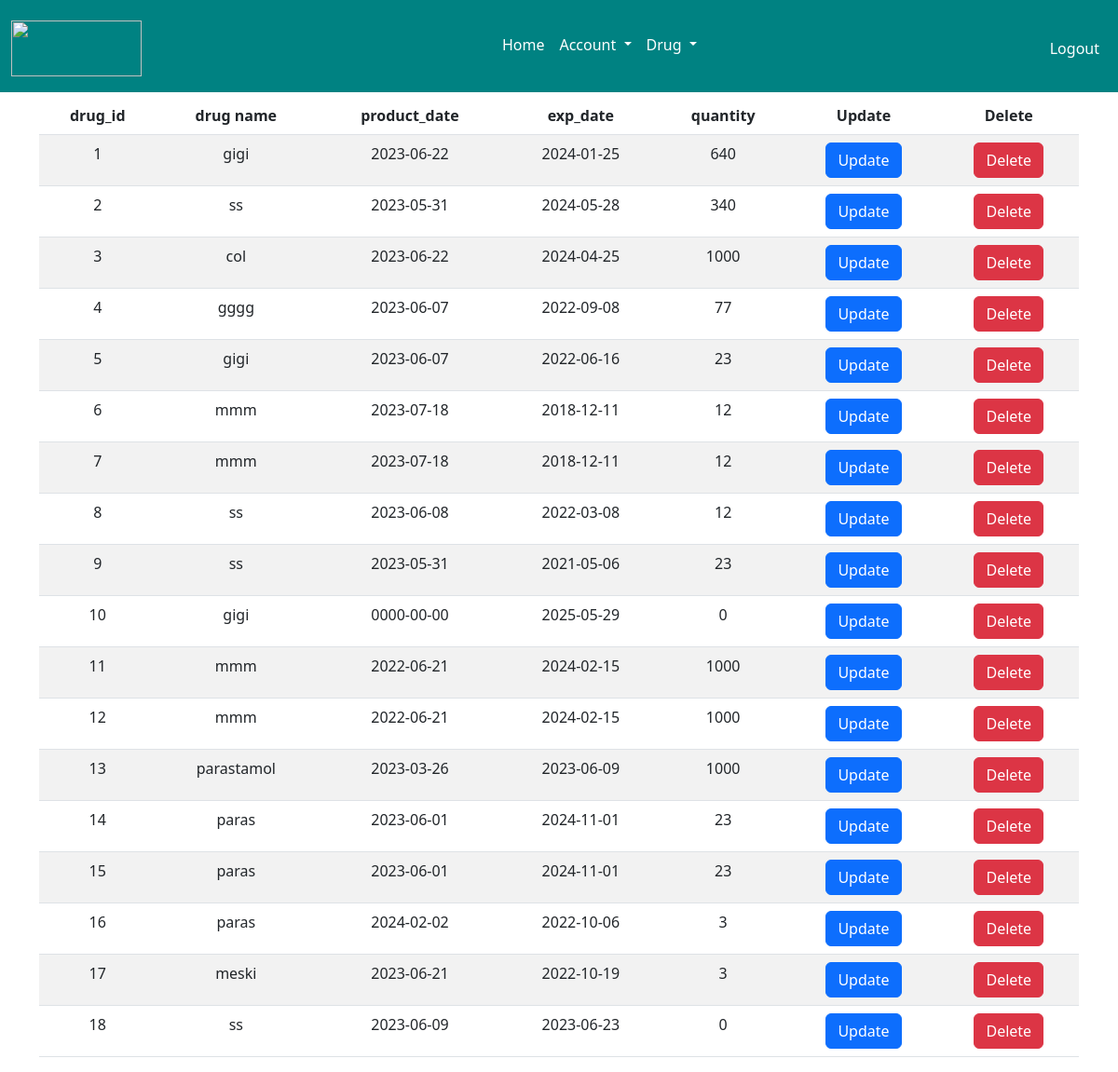
Page /Adminpage/drugindex.php (signed in) on the committed database.
### tables this page shows
CREATE TABLE `drug_register` (
  `drug_id` int(20) NOT NULL,
  `user_id` int(50) NOT NULL,
  `drug_name` varchar(50) NOT NULL,
  `product_date` date NOT NULL,
  `exp_date` date NOT NULL,
  `quantity` int(50) NOT NULL,
  `requested_quantity` int(50) NOT NULL,
  `new_quantity` int(66) NOT NULL,
  `date` datetime NOT NULL DEFAULT current_timestamp() ON UPDATE current_timestamp()
);

### Adminpage/drugfunction.php (called while the page is built, shortened)
<?php
include('adminheader.php');
?>
<?php
class DB_con
{
function __construct()
{
$conn = mysqli_connect("localhost","root","","new_db");
$this->dbh=$conn;
}
public function fetchdata()
	{
	$result=mysqli_query($this->dbh,"select * from drug_register");
	return $result;
	}
}
?>

### Adminpage/drugindex.php (the view, shortened to what this page needs)
<?php
include('adminheader.php');
?>
<?php
require_once'drugfunction.php';
?>
<!DOCTYPE html>
<html lang="en">
<head>
        <link rel="stylesheet" href="bootstrap/css/bootstrap.min.css">
</head>
<body>
<?php include('adminheader.php')?>
<div class="container">
<div class="row" style="margin-top:5%; text-align: center;">
<div class="col-md-12 ">
<div class="table-responsive mt-5">
<table id="mytable" class="table table-bordred table-striped">
<thead>
<th>drug_id</th>
<th>drug name</th>
<th>product_date</th>
<th>exp_date</th>
<th>quantity</th>
<th>Update</th>
<th>Delete</th>
</thead>
<tbody>
 <?php
 $fetchdata=new DB_con();
  $sql=$fetchdata->fetchdata();
  $cnt=1;
  while($row=mysqli_fetch_array($sql))
  {
  ?>
    <tr>
    <td><?php echo htmlentities($cnt);?></td>
    <td><?php echo htmlentities($row['drug_name']);?></td>
    <td><?php echo htmlentities($row['product_date']);?></td>
    <td><?php echo htmlentities($row['exp_date']);?></td>
    <td><?php echo htmlentities($row['quantity']);?></td>
 <td><a href="drugupdate.php?id=<?php echo htmlentities($row['drug_id']);?>"><button class="btn btn-primary btn-xs"><span class="glyphicon glyphicon-pencil"></span>Update</button></a></td>
 <td><a href="drugindex.php?del=<?php echo htmlentities($row['drug_id']);?>"><button class="btn btn-danger btn-xs" onClick="return confirm('Do you really want to delete');"><span class="glyphicon glyphicon-trash"></span>Delete</button></a></td>
    </tr>
<?php
$cnt++;
} ?>
</tbody>
</table>
</div>
</div>
</div>
</div>
</body>
</html>

### Adminpage/adminheader.php (shortened to what this page needs)
<!doctype html>
<html lang="en">
  <head>
    <link rel="stylesheet" href="../bootstrap/css/bootstrap.min.css">
    <link rel="stylesheet" href="style.css">
  </head>
  <body>
    <div class="container-fluid">
      <div class="row">
      <nav class="navbar fixed-top navbar-expand-lg navbar-light" style="background-color: #008282;" >
  <div class="container-fluid mt-2 mb-1">
   <a class="navbar-brand" style="color: white; " href="#">
      <img src="../image/logo33.png" alt="" width="140" height="60" class="d-inline-block align-text-top">
    </a>
    <div class="collapse navbar-collapse" id="navbarSupportedContent">
      <ul class="navbar-nav mx-auto mb-2 ">
        <li class="nav-item">
<a class="nav-link active" aria-current="page" href="admin.php" style="color: white;">Home</a>
 </li>
 <li class="nav-item dropdown">
          <a class="nav-link dropdown-toggle" href="#" id="navbarDropdown" role="button" data-bs-toggle="dropdown" aria-expanded="false" style="color:white;">
            Account
          </a>
        </li>
    <li class="nav-item dropdown">
          <a class="nav-link dropdown-toggle " href="#" id="navbarDropdown" role="button" data-bs-toggle="dropdown" aria-expanded="false" style="color:white;" >
            Drug
          </a>
        </li>
      </ul>
      <ul class="navbar-nav mr-auto mb-2 mb-lg-0">
            <li class="nav-item">
          <a class="nav-link active" aria-current="page" href="logout.php" style="color: white">Logout</a>
        </li>
        </ul>
    </div>
  </div>
</nav>
</div>
</div>
</body>
</html>

### rows in the picture
drug_register: drug_name "gigi", product_date "2023-06-22", exp_date "2024-01-25", quantity "640"
drug_register: drug_name "ss", product_date "2023-05-31", exp_date "2024-05-28", quantity "340"
drug_register: drug_name "col", product_date "2023-06-22", exp_date "2024-04-25", quantity "1000"
drug_register: drug_name "gggg", product_date "2023-06-07", exp_date "2022-09-08", quantity "77"
drug_register: drug_name "gigi", product_date "2023-06-07", exp_date "2022-06-16", quantity "23"
drug_register: drug_name "mmm", product_date "2023-07-18", exp_date "2018-12-11", quantity "12"
drug_register: drug_name "mmm", product_date "2023-07-18", exp_date "2018-12-11", quantity "12"
drug_register: drug_name "ss", product_date "2023-06-08", exp_date "2022-03-08", quantity "12"
drug_register: drug_name "ss", product_date "2023-05-31", exp_date "2021-05-06", quantity "23"
drug_register: drug_name "gigi", product_date "0000-00-00", exp_date "2025-05-29", quantity "0"
drug_register: drug_name "mmm", product_date "2022-06-21", exp_date "2024-02-15", quantity "1000"
drug_register: drug_name "mmm", product_date "2022-06-21", exp_date "2024-02-15", quantity "1000"
drug_register: drug_name "parastamol", product_date "2023-03-26", exp_date "2023-06-09", quantity "1000"
drug_register: drug_name "paras", product_date "2023-06-01", exp_date "2024-11-01", quantity "23"
drug_register: drug_name "paras", product_date "2023-06-01", exp_date "2024-11-01", quantity "23"
drug_register: drug_name "paras", product_date "2024-02-02", exp_date "2022-10-06", quantity "3"
drug_register: drug_name "meski", product_date "2023-06-21", exp_date "2022-10-19", quantity "3"
drug_register: drug_name "ss", product_date "2023-06-09", exp_date "2023-06-23", quantity "0"
